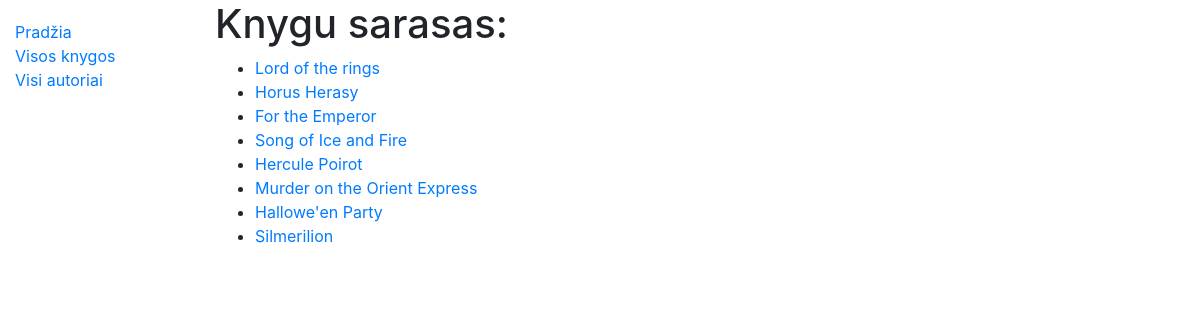
/library/books/, run on the app's committed database.
### library/models.py (models this page shows, shortened)
class Book(models.Model):
    title = models.CharField('Pavadinimas', max_length=200)
    summary = models.TextField('Aprasymas', max_length=1000)
    isbn = models.CharField('ISBN', max_length=13, help_text='13 Simbolių '
                                                             '<a href="https://www.isbn-international.org/content/what-isbn"> ISBN kodas</a>')
    author = models.ForeignKey('Author', on_delete=models.SET_NULL, null=True, related_name='books')
    genre = models.ManyToManyField('Genre', help_text='Isrinkite zanra(-us)')
    def display_genre(self):
        return ', '.join(genre.name for genre in self.genre.all()[:2])
    display_genre.short_description = "Zanras"
    author.short_description = "Autorius"

### library/views.py (the view)
# urls.py: path('books/', views.BookListView.as_view(), name='book-list'),
class BookListView(generic.ListView):# grazins visas eilutes is lenteles
    model = Book #modelioklase_list -> book_list
    template_name = 'book_list.html'

### library/templates/book_list.html
{% extends "base.html" %}
{% block content %}
<h1>Knygu sarasas:</h1>
{% if book_list %}
<ul>
  {% for book in book_list %}
  <li><a href="{% url 'book-one' book.id%}">{{ book.title }}</a></li>
  {% endfor %}
</ul>
{% else %}
<p>Bibliotekoje knygu nera.</p>
{% endif %}
{% endblock %}

### data on the page
Book: title "Lord of the rings"
Book: title "Horus Herasy"
Book: title "For the Emperor"
Book: title "Song of Ice and Fire"
Book: title "Hercule Poirot"
Book: title "Murder on the Orient Express"
Book: title "Hallowe'en Party"
Book: title "Silmerilion"
